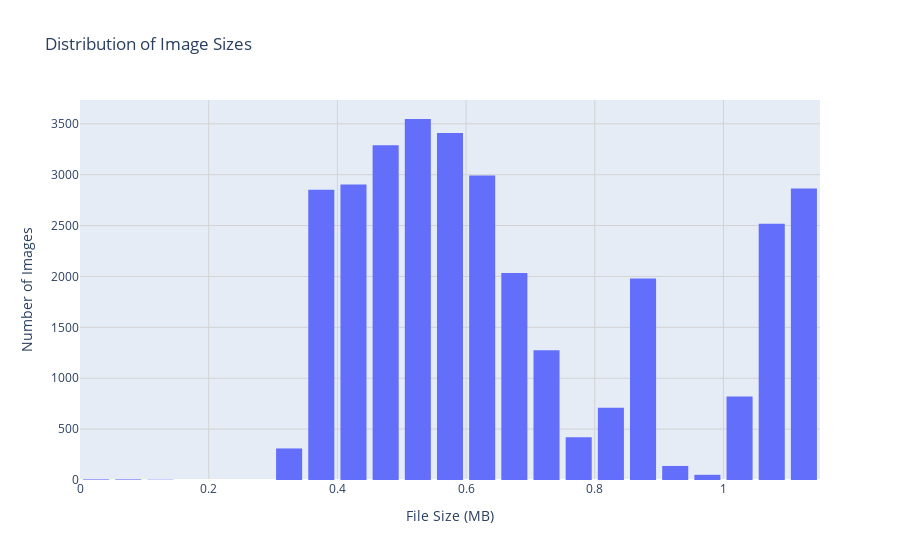

Notebook cell for this chart:
### Markdown cell above
PLOTTING DISTRIBUTION OF IMAGE SIZES USING PLOTLY

### Code cell
import plotly.express as px
import os
import numpy as np

# Root directory path
root_path = r"C:\Users\megha\Downloads\IDD_MULTIMODAL"

# List to store file sizes in MB
file_sizes_mb = []

# Iterate over each file in the root directory and its subdirectories
for dirpath, dirnames, filenames in os.walk(root_path):
    for filename in filenames:
        try:
            file_path = os.path.join(dirpath, filename)
            file_size_mb = os.path.getsize(file_path) / 1_000_000  # Convert to MB
            file_sizes_mb.append(file_size_mb)
        except OSError as e:
            print(f"Error processing file {file_path}: {e}")

# Create a histogram figure with plotly
fig = px.histogram(x=file_sizes_mb, nbins=50, title="Distribution of Image Sizes")

# Customize the plot
fig.update_layout(
    xaxis_title="File Size (MB)",
    yaxis_title="Number of Images",
    showlegend=False,
    bargap=0.1,
    bargroupgap=0.1,
    xaxis_gridcolor='lightgrey',
    yaxis_gridcolor='lightgrey'
)

# Show the plot
fig.show()

### Figure 1 — Plotly figure (JSON) as saved in the notebook; plotly's stock layout.template omitted (floating-point values rounded to 4 significant figures; data arrays with more than 128 entries replaced by an {"elided": "..."} marker saying what was removed)
{"data": [{"alignmentgroup": "True", "bingroup": "x", "hovertemplate": "x=%{x}<br>count=%{y}<extra></extra>", "legendgroup": "", "marker": {"color": "#636efa", "pattern": {"shape": ""}}, "name": "", "nbinsx": 50, "offsetgroup": "", "orientation": "v", "showlegend": false, "type": "histogram", "x": {"elided": "32123 float values"}, "xaxis": "x", "yaxis": "y"}], "layout": {"bargap": 0.1, "bargroupgap": 0.1, "barmode": "relative", "legend": {"tracegroupgap": 0}, "showlegend": false, "title": {"text": "Distribution of Image Sizes"}, "xaxis": {"anchor": "y", "domain": [0, 1], "gridcolor": "lightgrey", "title": {"text": "File Size (MB)"}}, "yaxis": {"anchor": "x", "domain": [0, 1], "gridcolor": "lightgrey", "title": {"text": "Number of Images"}}}}
